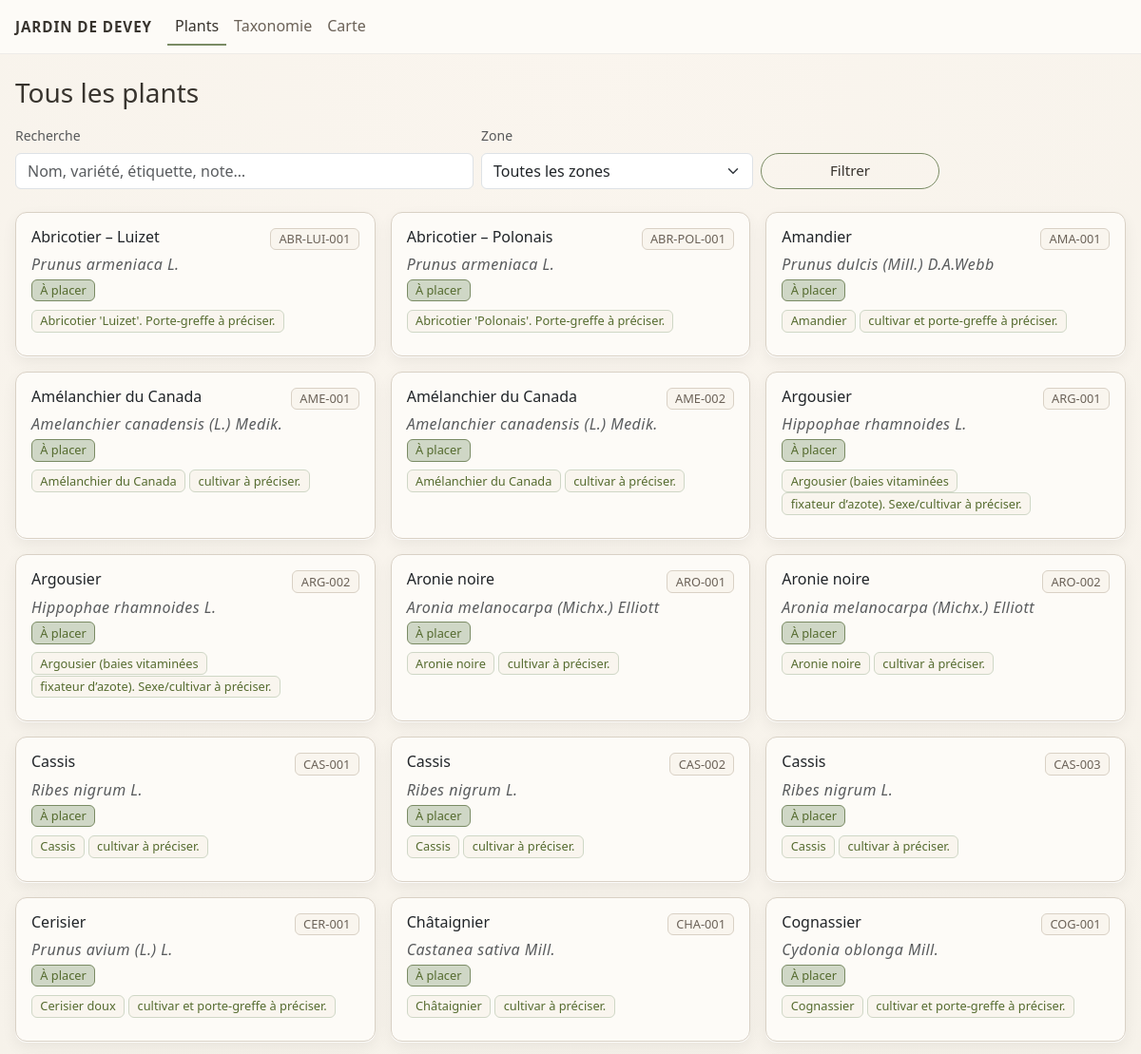
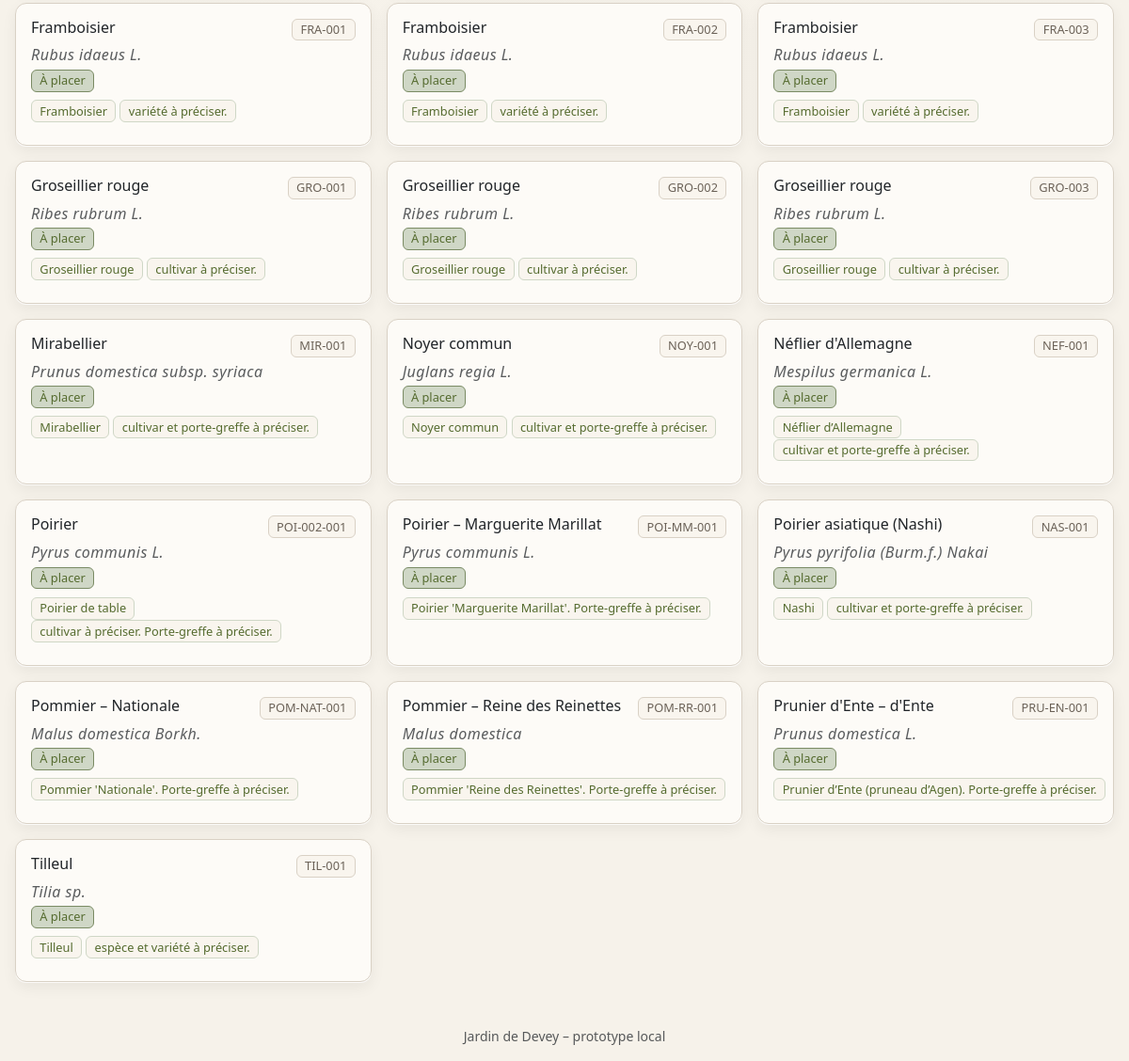
/plants, run on the app's committed database (2 pictures, top to bottom).
### tables this page shows
CREATE TABLE plants (
    id INTEGER PRIMARY KEY AUTOINCREMENT,
    species_id INTEGER NOT NULL,
    label TEXT,
    lat REAL,
    lon REAL,
    zone TEXT,
    planted_at DATE,
    notes TEXT, image_local TEXT,
    FOREIGN KEY (species_id) REFERENCES species(id)
);

CREATE TABLE species (
    id INTEGER PRIMARY KEY AUTOINCREMENT,
    common_name TEXT NOT NULL,
    variety_name TEXT,
    latin_name TEXT,
    family TEXT,
    genus TEXT,
    strata TEXT,
    tags TEXT,
    notes TEXT
, image_url TEXT);

### app.py (the view, shortened to what this page needs)
@app.route("/plants")
def plants():
    db = get_db()
    q = request.args.get("q", "").strip()
    zone_filter = request.args.get("zone", "").strip()
    params = []
    where_clauses = []
    if zone_filter:
        where_clauses.append("plants.zone = ?")
        params.append(zone_filter)
    where_sql = ""
    if where_clauses:
        where_sql = "WHERE " + " AND ".join(where_clauses)
    sql = f"""
        SELECT
            plants.id,
            plants.label,
            plants.zone,
            plants.planted_at,
            plants.lat,
            plants.lon,
            plants.notes,
            species.common_name,
            species.variety_name,
            species.latin_name
        FROM plants
        JOIN species ON plants.species_id = species.id
        {where_sql}
        ORDER BY species.common_name, species.variety_name, plants.label
    """
    rows = db.execute(sql, params).fetchall()
    zones = [
        r[0]
        for r in db.execute(
            "SELECT DISTINCT zone FROM plants WHERE zone IS NOT NULL ORDER BY zone"
        )
    ]
    return render_template(
        "plants.html",
        plants=rows,
        zones=zones,
        search=q,
        zone_filter=zone_filter,
    )

### app.py (called while the page is built)
def get_db():
    if "db" not in g:
        g.db = sqlite3.connect(DB_PATH)
        g.db.row_factory = sqlite3.Row  # accès par nom de colonne
    return g.db

### templates/plants.html (shortened to what this page needs)
{% extends "base.html" %}
{% block content %}
<h1 class="h3 mb-3">Tous les plants</h1>
<form class="row g-2 align-items-end mb-4" method="get">
  <div class="col-md-5">
    <label class="form-label small text-muted">Recherche</label>
    <input type="text" class="form-control" name="q"
           placeholder="Nom, variété, étiquette, note…"
           value="{{ search }}">
  </div>
  <div class="col-md-3">
    <label class="form-label small text-muted">Zone</label>
    <select class="form-select" name="zone">
      <option value="">Toutes les zones</option>
    </select>
  </div>
  <div class="col-md-2 d-grid">
    <button type="submit" class="btn btn-primary">Filtrer</button>
  </div>
</form>
<div class="row g-3">
  {% for p in plants %}
    <div class="col-12 col-md-6 col-lg-4">
      <a href="{{ url_for('plant_detail', plant_id=p['id']) }}" class="plant-card text-decoration-none">
        <div class="card h-100 shadow-soft">
          <div class="card-body">
            <div class="d-flex justify-content-between align-items-start mb-1">
              <h3 class="h6 mb-0">
                {{ p["common_name"] }}
                {% if p["variety_name"] %} – {{ p["variety_name"] }}{% endif %}
              </h3>
              <span class="badge bg-outline">{{ p["label"] or ("#" ~ p["id"]) }}</span>
            </div>
            {% if p["latin_name"] %}
              <p class="latin small text-muted mb-1"><em>{{ p["latin_name"] }}</em></p>
            {% endif %}
            <div class="small text-muted mb-2">
              {% if p["zone"] %}
                <span class="badge bg-zone me-1">{{ p["zone"] }}</span>
              {% endif %}
            </div>
            {% if p["notes"] %}
              <div class="mb-2">
                {% for t in p["notes"].split(",") %}
                  <span class="badge bg-tag">{{ t.strip() }}</span>
                {% endfor %}
              </div>
            {% endif %}
          </div>
        </div>
      </a>
    </div>
  {% endfor %}
</div>
{% endblock %}

### static/style.css (style rules this page uses)
:root { --paper: #f6f2ea; --paper-deep: #e6dfd2; --card-bg: #fdfbf7; --ink: #38342e; --ink-soft: #6b6258; --green-fern: #556b2f; --green-soft: #cfd7c6; --green-line: #7a8b64; --brown-ink: #7b5e4a; --brown-soft: #b09580; --border-soft: #d9d1c5; }
body { min-height: 100vh; background: radial-gradient(circle at top, #faf5ee 0, var(--paper) 55%); color: var(--ink); font-family: system-ui, -apple-system, "Segoe UI", Roboto, sans-serif; font-size: 16px; line-height: 1.4; }
a { color: var(--green-fern); }
.btn { border-radius: 999px; font-size: 0.95rem; padding: 0.4rem 1rem; }
.btn-primary, .btn-success { background-color: transparent; border: 1px solid var(--green-line); color: var(--ink); }
.shadow-soft { background-color: var(--card-bg); border-radius: 0.75rem; border: 1px solid var(--border-soft); box-shadow: 0 1px 0 rgba(255, 255, 255, 0.8), 0 6px 16px rgba(0, 0, 0, 0.06); }
.plant-card .card { transition: transform 0.12s ease-out, box-shadow 0.12s ease-out, border-color 0.12s ease-out; }
.badge { font-weight: 500; font-size: 0.8rem; }
.badge.bg-outline { border: 1px solid var(--border-soft); background-color: #f9f5ee; color: var(--ink-soft); }
.badge.bg-zone { background-color: var(--green-soft); border: 1px solid var(--green-line); color: var(--green-fern); }
.badge.bg-tag { background-color: #f9f5ee; border: 1px solid var(--green-soft); color: var(--green-fern); }
.latin { letter-spacing: 0.03em; color: var(--ink-soft); font-style: italic; font-size: 1rem; }

### data on the page
plants: common_name "Abricotier", variety_name "Luizet", label "ABR-LUI-001", latin_name "Prunus armeniaca L.", zone "À placer", strip "Abricotier 'Luizet'. Porte-greffe à préciser."
plants: common_name "Abricotier", variety_name "Polonais", label "ABR-POL-001", latin_name "Prunus armeniaca L.", zone "À placer", strip "Abricotier 'Polonais'. Porte-greffe à préciser."
plants: common_name "Amandier", label "AMA-001", latin_name "Prunus dulcis (Mill.) D.A.Webb", zone "À placer", strip "Amandier" "cultivar et porte-greffe à préciser."
plants: common_name "Amélanchier du Canada", label "AME-001", latin_name "Amelanchier canadensis (L.) Medik.", zone "À placer", strip "Amélanchier du Canada" "cultivar à préciser."
plants: common_name "Amélanchier du Canada", label "AME-002", latin_name "Amelanchier canadensis (L.) Medik.", zone "À placer", strip "Amélanchier du Canada" "cultivar à préciser."
plants: common_name "Argousier", label "ARG-001", latin_name "Hippophae rhamnoides L.", zone "À placer", strip "Argousier (baies vitaminées" "fixateur d’azote). Sexe/cultivar à préciser."
plants: common_name "Argousier", label "ARG-002", latin_name "Hippophae rhamnoides L.", zone "À placer", strip "Argousier (baies vitaminées" "fixateur d’azote). Sexe/cultivar à préciser."
plants: common_name "Aronie noire", label "ARO-001", latin_name "Aronia melanocarpa (Michx.) Elliott", zone "À placer", strip "Aronie noire" "cultivar à préciser."
plants: common_name "Aronie noire", label "ARO-002", latin_name "Aronia melanocarpa (Michx.) Elliott", zone "À placer", strip "Aronie noire" "cultivar à préciser."
plants: common_name "Cassis", label "CAS-001", latin_name "Ribes nigrum L.", zone "À placer", strip "Cassis" "cultivar à préciser."
plants: common_name "Cassis", label "CAS-002", latin_name "Ribes nigrum L.", zone "À placer", strip "Cassis" "cultivar à préciser."
plants: common_name "Cassis", label "CAS-003", latin_name "Ribes nigrum L.", zone "À placer", strip "Cassis" "cultivar à préciser."
plants: common_name "Cerisier", label "CER-001", latin_name "Prunus avium (L.) L.", zone "À placer", strip "Cerisier doux" "cultivar et porte-greffe à préciser."
plants: common_name "Châtaignier", label "CHA-001", latin_name "Castanea sativa Mill.", zone "À placer", strip "Châtaignier" "cultivar à préciser."
plants: common_name "Cognassier", label "COG-001", latin_name "Cydonia oblonga Mill.", zone "À placer", strip "Cognassier" "cultivar et porte-greffe à préciser."
plants: common_name "Framboisier", label "FRA-001", latin_name "Rubus idaeus L.", zone "À placer", strip "Framboisier" "variété à préciser."
plants: common_name "Framboisier", label "FRA-002", latin_name "Rubus idaeus L.", zone "À placer", strip "Framboisier" "variété à préciser."
plants: common_name "Framboisier", label "FRA-003", latin_name "Rubus idaeus L.", zone "À placer", strip "Framboisier" "variété à préciser."
plants: common_name "Groseillier rouge", label "GRO-001", latin_name "Ribes rubrum L.", zone "À placer", strip "Groseillier rouge" "cultivar à préciser."
plants: common_name "Groseillier rouge", label "GRO-002", latin_name "Ribes rubrum L.", zone "À placer", strip "Groseillier rouge" "cultivar à préciser."
plants: common_name "Groseillier rouge", label "GRO-003", latin_name "Ribes rubrum L.", zone "À placer", strip "Groseillier rouge" "cultivar à préciser."
plants: common_name "Mirabellier", label "MIR-001", latin_name "Prunus domestica subsp. syriaca", zone "À placer", strip "Mirabellier" "cultivar et porte-greffe à préciser."
plants: common_name "Noyer commun", label "NOY-001", latin_name "Juglans regia L.", zone "À placer", strip "Noyer commun" "cultivar et porte-greffe à préciser."
plants: common_name "Néflier d'Allemagne", label "NEF-001", latin_name "Mespilus germanica L.", zone "À placer", strip "Néflier d’Allemagne" "cultivar et porte-greffe à préciser."
plants: common_name "Poirier", label "POI-002-001", latin_name "Pyrus communis L.", zone "À placer", strip "Poirier de table" "cultivar à préciser. Porte-greffe à préciser."
plants: common_name "Poirier", variety_name "Marguerite Marillat", label "POI-MM-001", latin_name "Pyrus communis L.", zone "À placer", strip "Poirier 'Marguerite Marillat'. Porte-greffe à préciser."
plants: common_name "Poirier asiatique (Nashi)", label "NAS-001", latin_name "Pyrus pyrifolia (Burm.f.) Nakai", zone "À placer", strip "Nashi" "cultivar et porte-greffe à préciser."
plants: common_name "Pommier", variety_name "Nationale", label "POM-NAT-001", latin_name "Malus domestica Borkh.", zone "À placer", strip "Pommier 'Nationale'. Porte-greffe à préciser."
plants: common_name "Pommier", variety_name "Reine des Reinettes", label "POM-RR-001", latin_name "Malus domestica", zone "À placer", strip "Pommier 'Reine des Reinettes'. Porte-greffe à préciser."
plants: common_name "Prunier d'Ente", variety_name "d'Ente", label "PRU-EN-001", latin_name "Prunus domestica L.", zone "À placer", strip "Prunier d’Ente (pruneau d’Agen). Porte-greffe à préciser."
plants: common_name "Tilleul", label "TIL-001", latin_name "Tilia sp.", zone "À placer", strip "Tilleul" "espèce et variété à préciser."
